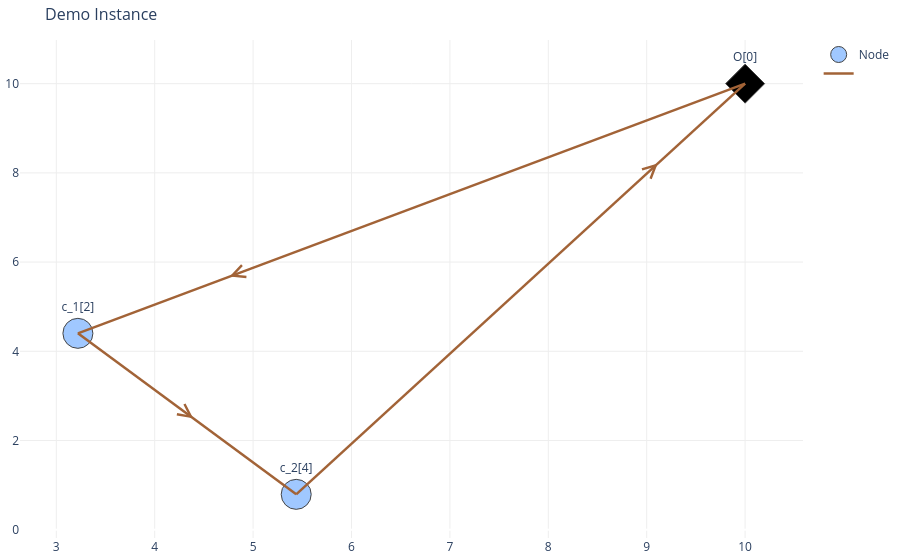

The notebook cell saved with this chart:
### Code cell
print(x.loc[['m','lr']][optimal_routes_phaseI.index])
formatted_routes_list_I = phaseI_model.getRoute4Plot(_route_name_list=optimal_routes_phaseI.index.to_list(), _colums_df=x,_route_config=edge_plot_config)
vis_sol.plot_network(formatted_routes_list_I,node_trace,_title="Demo Instance",_cus_dem=customer_demand)

### Figure 1 — Plotly figure (JSON) as saved in the notebook; plotly's stock layout.template omitted (floating-point values rounded to 4 significant figures)
{"data": [{"marker": {"color": [2, 2, 4], "colorscale": [[0, "rgb(0,0,0)"], [0.25, "rgb(230,0,0)"], [0.5, "rgb(230,210,0)"], [0.75, "rgb(255,255,255)"], [1, "rgb(160,200,255)"]], "line": {"width": 1}, "reversescale": true, "showscale": false, "size": 30, "symbol": ["circle", "circle", "diamond"]}, "mode": "markers+text", "name": "Node", "text": ["c_2[4]", "c_1[2]", "O[0]"], "textposition": "top center", "type": "scatter", "x": [5.438, 3.22, 10], "y": [0.793, 4.403, 10]}, {"hoverinfo": "text", "line": {"color": "#a26337", "width": 2.5}, "mode": "lines", "name": "", "type": "scatter", "x": [3.22, 5.438, null, 5.438, 10, null, 10, 3.22, null], "y": [4.403, 0.793, null, 0.793, 10, null, 10, 4.403, null]}], "layout": {"annotations": [{"arrowcolor": "#a26337", "arrowhead": 5, "arrowsize": 2.5, "ax": 4.129, "axref": "x", "ay": 2.923, "ayref": "y", "showarrow": true, "x": 4.391, "xref": "x", "y": 2.497, "yref": "y"}, {"arrowcolor": "#a26337", "arrowhead": 5, "arrowsize": 2.5, "ax": 8.89, "axref": "x", "ay": 7.76, "ayref": "y", "showarrow": true, "x": 9.112, "xref": "x", "y": 8.208, "yref": "y"}, {"arrowcolor": "#a26337", "arrowhead": 5, "arrowsize": 2.5, "ax": 5.148, "axref": "x", "ay": 5.994, "ayref": "y", "showarrow": true, "x": 4.762, "xref": "x", "y": 5.676, "yref": "y"}], "hovermode": "closest", "margin": {"b": 20, "l": 5, "r": 5, "t": 40}, "plot_bgcolor": "rgba(0,0,0,0)", "showlegend": true, "title": {"font": {"size": 16}, "text": "Demo Instance"}, "xaxis": {"gridcolor": "#eee", "showgrid": true, "showticklabels": true, "zeroline": true}, "yaxis": {"gridcolor": "#eee", "showgrid": true, "showticklabels": true, "zeroline": true}}}
